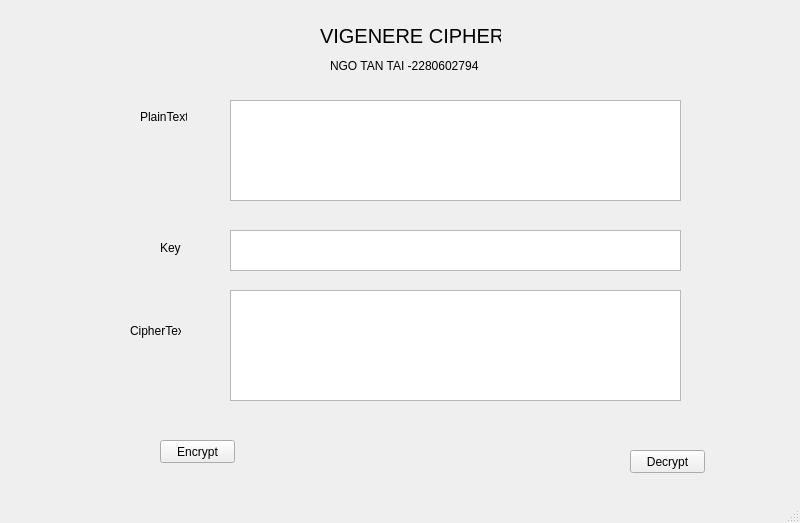
<?xml version="1.0" encoding="UTF-8"?>
<ui version="4.0">
 <class>MainWindow</class>
 <widget class="QMainWindow" name="MainWindow">
  <property name="geometry">
   <rect>
    <x>0</x>
    <y>0</y>
    <width>800</width>
    <height>523</height>
   </rect>
  </property>
  <property name="windowTitle">
   <string>MainWindow</string>
  </property>
  <widget class="QWidget" name="centralwidget">
   <widget class="QTextEdit" name="key">
    <property name="geometry">
     <rect>
      <x>230</x>
      <y>230</y>
      <width>451</width>
      <height>41</height>
     </rect>
    </property>
   </widget>
   <widget class="QLabel" name="label">
    <property name="geometry">
     <rect>
      <x>330</x>
      <y>30</y>
      <width>151</width>
      <height>71</height>
     </rect>
    </property>
    <property name="text">
     <string>NGO TAN TAI -2280602794</string>
    </property>
   </widget>
   <widget class="QLabel" name="label_3">
    <property name="geometry">
     <rect>
      <x>160</x>
      <y>240</y>
      <width>21</width>
      <height>16</height>
     </rect>
    </property>
    <property name="text">
     <string>Key</string>
    </property>
   </widget>
   <widget class="QPushButton" name="btn_decrypt">
    <property name="geometry">
     <rect>
      <x>630</x>
      <y>450</y>
      <width>75</width>
      <height>23</height>
     </rect>
    </property>
    <property name="text">
     <string>Decrypt</string>
    </property>
   </widget>
   <widget class="QLabel" name="label_4">
    <property name="geometry">
     <rect>
      <x>130</x>
      <y>320</y>
      <width>51</width>
      <height>21</height>
     </rect>
    </property>
    <property name="text">
     <string>CipherText</string>
    </property>
   </widget>
   <widget class="QLabel" name="label_2">
    <property name="geometry">
     <rect>
      <x>140</x>
      <y>110</y>
      <width>47</width>
      <height>13</height>
     </rect>
    </property>
    <property name="text">
     <string>PlainText</string>
    </property>
   </widget>
   <widget class="QLabel" name="VIGENERE">
    <property name="geometry">
     <rect>
      <x>320</x>
      <y>10</y>
      <width>181</width>
      <height>51</height>
     </rect>
    </property>
    <property name="font">
     <font>
      <pointsize>15</pointsize>
     </font>
    </property>
    <property name="text">
     <string>VIGENERE CIPHER</string>
    </property>
   </widget>
   <widget class="QPushButton" name="btn_encrypt">
    <property name="geometry">
     <rect>
      <x>160</x>
      <y>440</y>
      <width>75</width>
      <height>23</height>
     </rect>
    </property>
    <property name="text">
     <string>Encrypt</string>
    </property>
   </widget>
   <widget class="QTextEdit" name="PlainText">
    <property name="geometry">
     <rect>
      <x>230</x>
      <y>100</y>
      <width>451</width>
      <height>101</height>
     </rect>
    </property>
   </widget>
   <widget class="QTextEdit" name="CipherText">
    <property name="geometry">
     <rect>
      <x>230</x>
      <y>290</y>
      <width>451</width>
      <height>111</height>
     </rect>
    </property>
   </widget>
  </widget>
  <widget class="QMenuBar" name="menubar">
   <property name="geometry">
    <rect>
     <x>0</x>
     <y>0</y>
     <width>800</width>
     <height>21</height>
    </rect>
   </property>
  </widget>
  <widget class="QStatusBar" name="statusbar"/>
 </widget>
 <resources/>
 <connections/>
</ui>
